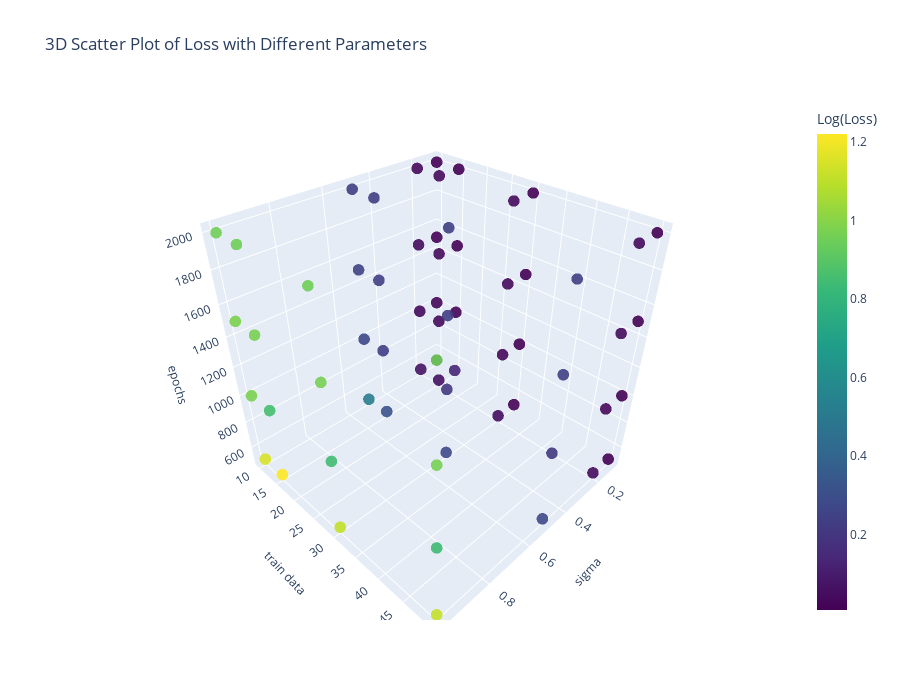

Notebook code cell kept with this figure:
### Markdown cell above
Here is an alternate visualization that I tried, with a 3D plot rather than a heatmap. Not particularly clear.

### Code cell
# Separate the parameters and losses into individual arrays
sigma, n_train, n_epochs = zip(*param_combinations)
loss = np.array(loss)

# Create a trace for the 3D plot
trace = go.Scatter3d(
    x=sigma,
    y=n_train,
    z=n_epochs,
    mode='markers',
    marker=dict(
        size=4,
        color=loss,  # Use the log-transformed loss for coloring
        colorscale='Viridis',
        colorbar=dict(title='Log(Loss)'),
        opacity=0.9
    ),
    text=[f'Sigma: {s}<br>Train data: {t}<br>Epochs: {e}<br>Loss: {l:.4f}'
          for s, t, e, l in zip(sigma, n_train, n_epochs, loss)],
    hoverinfo='text'
)

# Create the layout
layout = go.Layout(
    title='3D Scatter Plot of Loss with Different Parameters',
    scene=dict(
        xaxis=dict(title=f'sigma', titlefont=dict(size=12)),
        yaxis=dict(title='train data', titlefont=dict(size=12)),
        zaxis=dict(title='epochs', titlefont=dict(size=12))
    ),
    width=900,  # Increase the width of the plot
    height=700,  # Increase the height of the plot
)

# Create the figure
fig = go.Figure(data=[trace], layout=layout)


# Show the plot
fig.show()

### Figure 1 — Plotly figure (JSON) as saved in the notebook; plotly's stock layout.template omitted (floating-point values rounded to 4 significant figures)
{"data": [{"hoverinfo": "text", "marker": {"color": [0.03987, 0.02496, 0.01389, 0.01027, 0.1344, 0.01859, 0.00979, 0.009563, 0.01634, 0.00842, 0.009659, 0.009506, 0.01118, 0.008385, 0.009668, 0.009507, 0.06932, 0.03741, 0.04256, 0.03914, 0.06228, 0.03692, 0.03879, 0.03804, 0.04879, 0.03371, 0.03859, 0.03804, 0.04443, 0.03363, 0.03866, 0.03803, 0.5158, 0.2739, 0.2435, 0.2388, 0.3205, 0.2268, 0.2417, 0.2378, 0.2773, 0.2095, 0.2412, 0.2378, 0.2793, 0.2096, 0.2416, 0.2376, 1.153, 0.9734, 0.9774, 0.9553, 1.221, 0.8559, 0.9691, 0.9505, 1.111, 0.8466, 0.9662, 0.9503, 1.117, 0.836, 0.9666, 0.9502], "colorbar": {"title": {"text": "Log(Loss)"}}, "colorscale": [[0, "#440154"], [0.1111, "#482878"], [0.2222, "#3e4989"], [0.3333, "#31688e"], [0.4444, "#26828e"], [0.5556, "#1f9e89"], [0.6667, "#35b779"], [0.7778, "#6ece58"], [0.8889, "#b5de2b"], [1, "#fde725"]], "opacity": 0.9, "size": 4}, "mode": "markers", "text": ["Sigma: 0.1<br>Train data: 10<br>Epochs: 500<br>Loss: 0.0399", "Sigma: 0.1<br>Train data: 10<br>Epochs: 1000<br>Loss: 0.0250", "Sigma: 0.1<br>Train data: 10<br>Epochs: 1500<br>Loss: 0.0139", "Sigma: 0.1<br>Train data: 10<br>Epochs: 2000<br>Loss: 0.0103", "Sigma: 0.1<br>Train data: 15<br>Epochs: 500<br>Loss: 0.1344", "Sigma: 0.1<br>Train data: 15<br>Epochs: 1000<br>Loss: 0.0186", "Sigma: 0.1<br>Train data: 15<br>Epochs: 1500<br>Loss: 0.0098", "Sigma: 0.1<br>Train data: 15<br>Epochs: 2000<br>Loss: 0.0096", "Sigma: 0.1<br>Train data: 30<br>Epochs: 500<br>Loss: 0.0163", "Sigma: 0.1<br>Train data: 30<br>Epochs: 1000<br>Loss: 0.0084", "Sigma: 0.1<br>Train data: 30<br>Epochs: 1500<br>Loss: 0.0097", "Sigma: 0.1<br>Train data: 30<br>Epochs: 2000<br>Loss: 0.0095", "Sigma: 0.1<br>Train data: 50<br>Epochs: 500<br>Loss: 0.0112", "Sigma: 0.1<br>Train data: 50<br>Epochs: 1000<br>Loss: 0.0084", "Sigma: 0.1<br>Train data: 50<br>Epochs: 1500<br>Loss: 0.0097", "Sigma: 0.1<br>Train data: 50<br>Epochs: 2000<br>Loss: 0.0095", "Sigma: 0.2<br>Train data: 10<br>Epochs: 500<br>Loss: 0.0693", "Sigma: 0.2<br>Train data: 10<br>Epochs: 1000<br>Loss: 0.0374", "Sigma: 0.2<br>Train data: 10<br>Epochs: 1500<br>Loss: 0.0426", "Sigma: 0.2<br>Train data: 10<br>Epochs: 2000<br>Loss: 0.0391", "Sigma: 0.2<br>Train data: 15<br>Epochs: 500<br>Loss: 0.0623", "Sigma: 0.2<br>Train data: 15<br>Epochs: 1000<br>Loss: 0.0369", "Sigma: 0.2<br>Train data: 15<br>Epochs: 1500<br>Loss: 0.0388", "Sigma: 0.2<br>Train data: 15<br>Epochs: 2000<br>Loss: 0.0380", "Sigma: 0.2<br>Train data: 30<br>Epochs: 500<br>Loss: 0.0488", "Sigma: 0.2<br>Train data: 30<br>Epochs: 1000<br>Loss: 0.0337", "Sigma: 0.2<br>Train data: 30<br>Epochs: 1500<br>Loss: 0.0386", "Sigma: 0.2<br>Train data: 30<br>Epochs: 2000<br>Loss: 0.0380", "Sigma: 0.2<br>Train data: 50<br>Epochs: 500<br>Loss: 0.0444", "Sigma: 0.2<br>Train data: 50<br>Epochs: 1000<br>Loss: 0.0336", "Sigma: 0.2<br>Train data: 50<br>Epochs: 1500<br>Loss: 0.0387", "Sigma: 0.2<br>Train data: 50<br>Epochs: 2000<br>Loss: 0.0380", "Sigma: 0.5<br>Train data: 10<br>Epochs: 500<br>Loss: 0.5158", "Sigma: 0.5<br>Train data: 10<br>Epochs: 1000<br>Loss: 0.2739", "Sigma: 0.5<br>Train data: 10<br>Epochs: 1500<br>Loss: 0.2435", "Sigma: 0.5<br>Train data: 10<br>Epochs: 2000<br>Loss: 0.2388", "Sigma: 0.5<br>Train data: 15<br>Epochs: 500<br>Loss: 0.3205", "Sigma: 0.5<br>Train data: 15<br>Epochs: 1000<br>Loss: 0.2268", "Sigma: 0.5<br>Train data: 15<br>Epochs: 1500<br>Loss: 0.2417", "Sigma: 0.5<br>Train data: 15<br>Epochs: 2000<br>Loss: 0.2378", "Sigma: 0.5<br>Train data: 30<br>Epochs: 500<br>Loss: 0.2773", "Sigma: 0.5<br>Train data: 30<br>Epochs: 1000<br>Loss: 0.2095", "Sigma: 0.5<br>Train data: 30<br>Epochs: 1500<br>Loss: 0.2412", "Sigma: 0.5<br>Train data: 30<br>Epochs: 2000<br>Loss: 0.2378", "Sigma: 0.5<br>Train data: 50<br>Epochs: 500<br>Loss: 0.2793", "Sigma: 0.5<br>Train data: 50<br>Epochs: 1000<br>Loss: 0.2096", "Sigma: 0.5<br>Train data: 50<br>Epochs: 1500<br>Loss: 0.2416", "Sigma: 0.5<br>Train data: 50<br>Epochs: 2000<br>Loss: 0.2376", "Sigma: 1<br>Train data: 10<br>Epochs: 500<br>Loss: 1.1526", "Sigma: 1<br>Train data: 10<br>Epochs: 1000<br>Loss: 0.9734", "Sigma: 1<br>Train data: 10<br>Epochs: 1500<br>Loss: 0.9774", "Sigma: 1<br>Train data: 10<br>Epochs: 2000<br>Loss: 0.9553", "Sigma: 1<br>Train data: 15<br>Epochs: 500<br>Loss: 1.2208", "Sigma: 1<br>Train data: 15<br>Epochs: 1000<br>Loss: 0.8559", "Sigma: 1<br>Train data: 15<br>Epochs: 1500<br>Loss: 0.9691", "Sigma: 1<br>Train data: 15<br>Epochs: 2000<br>Loss: 0.9505", "Sigma: 1<br>Train data: 30<br>Epochs: 500<br>Loss: 1.1108", "Sigma: 1<br>Train data: 30<br>Epochs: 1000<br>Loss: 0.8466", "Sigma: 1<br>Train data: 30<br>Epochs: 1500<br>Loss: 0.9662", "Sigma: 1<br>Train data: 30<br>Epochs: 2000<br>Loss: 0.9503", "Sigma: 1<br>Train data: 50<br>Epochs: 500<br>Loss: 1.1167", "Sigma: 1<br>Train data: 50<br>Epochs: 1000<br>Loss: 0.8360", "Sigma: 1<br>Train data: 50<br>Epochs: 1500<br>Loss: 0.9666", "Sigma: 1<br>Train data: 50<br>Epochs: 2000<br>Loss: 0.9502"], "type": "scatter3d", "x": [0.1, 0.1, 0.1, 0.1, 0.1, 0.1, 0.1, 0.1, 0.1, 0.1, 0.1, 0.1, 0.1, 0.1, 0.1, 0.1, 0.2, 0.2, 0.2, 0.2, 0.2, 0.2, 0.2, 0.2, 0.2, 0.2, 0.2, 0.2, 0.2, 0.2, 0.2, 0.2, 0.5, 0.5, 0.5, 0.5, 0.5, 0.5, 0.5, 0.5, 0.5, 0.5, 0.5, 0.5, 0.5, 0.5, 0.5, 0.5, 1, 1, 1, 1, 1, 1, 1, 1, 1, 1, 1, 1, 1, 1, 1, 1], "y": [10, 10, 10, 10, 15, 15, 15, 15, 30, 30, 30, 30, 50, 50, 50, 50, 10, 10, 10, 10, 15, 15, 15, 15, 30, 30, 30, 30, 50, 50, 50, 50, 10, 10, 10, 10, 15, 15, 15, 15, 30, 30, 30, 30, 50, 50, 50, 50, 10, 10, 10, 10, 15, 15, 15, 15, 30, 30, 30, 30, 50, 50, 50, 50], "z": [500, 1000, 1500, 2000, 500, 1000, 1500, 2000, 500, 1000, 1500, 2000, 500, 1000, 1500, 2000, 500, 1000, 1500, 2000, 500, 1000, 1500, 2000, 500, 1000, 1500, 2000, 500, 1000, 1500, 2000, 500, 1000, 1500, 2000, 500, 1000, 1500, 2000, 500, 1000, 1500, 2000, 500, 1000, 1500, 2000, 500, 1000, 1500, 2000, 500, 1000, 1500, 2000, 500, 1000, 1500, 2000, 500, 1000, 1500, 2000]}], "layout": {"height": 700, "scene": {"xaxis": {"title": {"font": {"size": 12}, "text": "sigma"}}, "yaxis": {"title": {"font": {"size": 12}, "text": "train data"}}, "zaxis": {"title": {"font": {"size": 12}, "text": "epochs"}}}, "title": {"text": "3D Scatter Plot of Loss with Different Parameters"}, "width": 900}}
